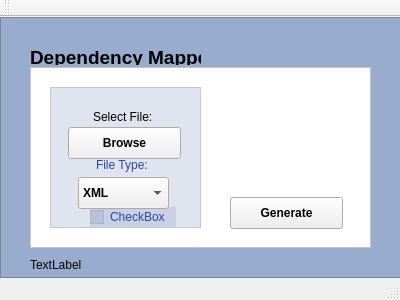
<?xml version="1.0" encoding="UTF-8"?>
<ui version="4.0">
 <class>MainWindow</class>
 <widget class="QMainWindow" name="MainWindow">
  <property name="geometry">
   <rect>
    <x>0</x>
    <y>0</y>
    <width>400</width>
    <height>300</height>
   </rect>
  </property>
  <property name="windowTitle">
   <string>MainWindow</string>
  </property>
  <widget class="QWidget" name="centralWidget">
   <widget class="QPushButton" name="generateBtn">
    <property name="geometry">
     <rect>
      <x>230</x>
      <y>180</y>
      <width>113</width>
      <height>32</height>
     </rect>
    </property>
    <property name="font">
     <font>
      <weight>75</weight>
      <bold>true</bold>
      <underline>false</underline>
     </font>
    </property>
    <property name="cursor">
     <cursorShape>ArrowCursor</cursorShape>
    </property>
    <property name="text">
     <string>Generate</string>
    </property>
   </widget>
   <widget class="QComboBox" name="comboBox">
    <property name="geometry">
     <rect>
      <x>78</x>
      <y>160</y>
      <width>91</width>
      <height>32</height>
     </rect>
    </property>
    <property name="font">
     <font>
      <weight>75</weight>
      <italic>false</italic>
      <bold>true</bold>
      <underline>false</underline>
      <strikeout>false</strikeout>
      <kerning>true</kerning>
     </font>
    </property>
    <item>
     <property name="text">
      <string>XML</string>
     </property>
    </item>
    <item>
     <property name="text">
      <string>CONAN</string>
     </property>
    </item>
   </widget>
   <widget class="QPushButton" name="browseBtn">
    <property name="geometry">
     <rect>
      <x>68</x>
      <y>110</y>
      <width>113</width>
      <height>32</height>
     </rect>
    </property>
    <property name="font">
     <font>
      <weight>75</weight>
      <bold>true</bold>
     </font>
    </property>
    <property name="text">
     <string>Browse</string>
    </property>
   </widget>
   <widget class="QLabel" name="LBLnasalogo">
    <property name="geometry">
     <rect>
      <x>30</x>
      <y>10</y>
      <width>91</width>
      <height>21</height>
     </rect>
    </property>
    <property name="font">
     <font>
      <pointsize>22</pointsize>
     </font>
    </property>
    <property name="text">
     <string/>
    </property>
    <property name="pixmap">
     <pixmap>../../../Downloads/NASA_Worm_logo.svg</pixmap>
    </property>
    <property name="scaledContents">
     <bool>true</bool>
    </property>
   </widget>
   <widget class="QLabel" name="LBLselectfile">
    <property name="geometry">
     <rect>
      <x>93</x>
      <y>90</y>
      <width>71</width>
      <height>20</height>
     </rect>
    </property>
    <property name="styleSheet">
     <string notr="true">text-color: rgb(152, 172, 205)</string>
    </property>
    <property name="text">
     <string>&lt;html&gt;&lt;head/&gt;&lt;body&gt;&lt;p&gt;&lt;span style=&quot; color:#2649a9;&quot;&gt;Select File:&lt;/span&gt;&lt;/p&gt;&lt;/body&gt;&lt;/html&gt;</string>
    </property>
   </widget>
   <widget class="QLabel" name="LBLfiletype">
    <property name="geometry">
     <rect>
      <x>96</x>
      <y>140</y>
      <width>71</width>
      <height>16</height>
     </rect>
    </property>
    <property name="text">
     <string>&lt;html&gt;&lt;head/&gt;&lt;body&gt;&lt;p&gt;&lt;span style=&quot; color:#2649a9;&quot;&gt;File Type:&lt;/span&gt;&lt;/p&gt;&lt;/body&gt;&lt;/html&gt;</string>
    </property>
   </widget>
   <widget class="QFrame" name="frame">
    <property name="geometry">
     <rect>
      <x>30</x>
      <y>50</y>
      <width>341</width>
      <height>181</height>
     </rect>
    </property>
    <property name="font">
     <font>
      <weight>50</weight>
      <bold>false</bold>
      <underline>false</underline>
      <strikeout>false</strikeout>
      <kerning>true</kerning>
     </font>
    </property>
    <property name="cursor">
     <cursorShape>ArrowCursor</cursorShape>
    </property>
    <property name="styleSheet">
     <string notr="true">background-color: rgb(255, 255, 255);</string>
    </property>
    <property name="frameShape">
     <enum>QFrame::StyledPanel</enum>
    </property>
    <property name="frameShadow">
     <enum>QFrame::Raised</enum>
    </property>
    <property name="lineWidth">
     <number>0</number>
    </property>
    <property name="midLineWidth">
     <number>0</number>
    </property>
    <widget class="QFrame" name="FRAMEbttn">
     <property name="geometry">
      <rect>
       <x>20</x>
       <y>20</y>
       <width>151</width>
       <height>141</height>
      </rect>
     </property>
     <property name="styleSheet">
      <string notr="true">background-color: rgba(137, 157, 192,70);
color: #2649a9;
border-color: #2649a9;

/*border-width: thick;*/</string>
     </property>
     <property name="frameShape">
      <enum>QFrame::StyledPanel</enum>
     </property>
     <property name="frameShadow">
      <enum>QFrame::Raised</enum>
     </property>
     <widget class="QCheckBox" name="fileCheckBox">
      <property name="geometry">
       <rect>
        <x>40</x>
        <y>120</y>
        <width>86</width>
        <height>20</height>
       </rect>
      </property>
      <property name="text">
       <string>CheckBox</string>
      </property>
     </widget>
    </widget>
    <widget class="QLabel" name="GraphImg">
     <property name="geometry">
      <rect>
       <x>178</x>
       <y>30</y>
       <width>161</width>
       <height>101</height>
      </rect>
     </property>
     <property name="text">
      <string/>
     </property>
     <property name="pixmap">
      <pixmap>../../../Downloads/newNASA.png</pixmap>
     </property>
     <property name="scaledContents">
      <bool>true</bool>
     </property>
    </widget>
   </widget>
   <widget class="QLabel" name="LBLdependencymapper">
    <property name="geometry">
     <rect>
      <x>30</x>
      <y>32</y>
      <width>171</width>
      <height>16</height>
     </rect>
    </property>
    <property name="font">
     <font>
      <pointsize>14</pointsize>
      <weight>75</weight>
      <bold>true</bold>
     </font>
    </property>
    <property name="text">
     <string>Dependency Mapper</string>
    </property>
   </widget>
   <widget class="QFrame" name="FRAMEouter">
    <property name="geometry">
     <rect>
      <x>0</x>
      <y>0</y>
      <width>401</width>
      <height>261</height>
     </rect>
    </property>
    <property name="styleSheet">
     <string notr="true">background-color: rgb(152, 172, 205)</string>
    </property>
    <property name="frameShape">
     <enum>QFrame::StyledPanel</enum>
    </property>
    <property name="frameShadow">
     <enum>QFrame::Raised</enum>
    </property>
    <widget class="QLabel" name="pathLbl">
     <property name="geometry">
      <rect>
       <x>30</x>
       <y>240</y>
       <width>341</width>
       <height>16</height>
      </rect>
     </property>
     <property name="text">
      <string>TextLabel</string>
     </property>
    </widget>
   </widget>
   <zorder>FRAMEouter</zorder>
   <zorder>LBLnasalogo</zorder>
   <zorder>frame</zorder>
   <zorder>browseBtn</zorder>
   <zorder>comboBox</zorder>
   <zorder>generateBtn</zorder>
   <zorder>LBLdependencymapper</zorder>
   <zorder>LBLselectfile</zorder>
   <zorder>LBLfiletype</zorder>
  </widget>
  <widget class="QStatusBar" name="statusBar"/>
  <widget class="QToolBar" name="mainToolBar">
   <attribute name="toolBarArea">
    <enum>TopToolBarArea</enum>
   </attribute>
   <attribute name="toolBarBreak">
    <bool>false</bool>
   </attribute>
  </widget>
 </widget>
 <layoutdefault spacing="6" margin="11"/>
 <resources/>
 <connections/>
</ui>
